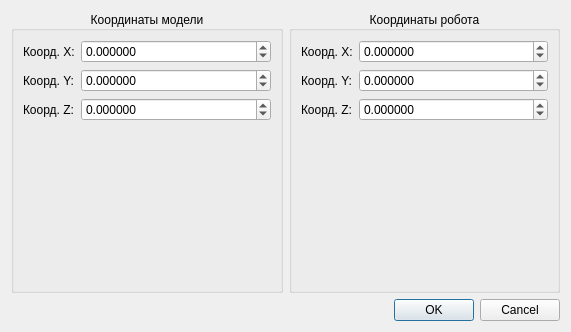
<?xml version="1.0" encoding="UTF-8"?>
<ui version="4.0">
 <class>CCalibrationVertexDialog</class>
 <widget class="QDialog" name="CCalibrationVertexDialog">
  <property name="geometry">
   <rect>
    <x>0</x>
    <y>0</y>
    <width>571</width>
    <height>332</height>
   </rect>
  </property>
  <property name="windowTitle">
   <string>Добавление реперной вершины V%1</string>
  </property>
  <layout class="QVBoxLayout" name="verticalLayout">
   <item>
    <layout class="QHBoxLayout" name="horizontalLayout">
     <item>
      <widget class="QGroupBox" name="gbModel">
       <property name="title">
        <string>Координаты модели</string>
       </property>
       <property name="alignment">
        <set>Qt::AlignCenter</set>
       </property>
       <layout class="QGridLayout" name="gridLayout">
        <item row="0" column="0">
         <widget class="QLabel" name="lbMdlX">
          <property name="sizePolicy">
           <sizepolicy hsizetype="Maximum" vsizetype="Preferred">
            <horstretch>0</horstretch>
            <verstretch>0</verstretch>
           </sizepolicy>
          </property>
          <property name="text">
           <string>Коорд. X:</string>
          </property>
         </widget>
        </item>
        <item row="1" column="0">
         <widget class="QLabel" name="lbMdlY">
          <property name="sizePolicy">
           <sizepolicy hsizetype="Maximum" vsizetype="Preferred">
            <horstretch>0</horstretch>
            <verstretch>0</verstretch>
           </sizepolicy>
          </property>
          <property name="text">
           <string>Коорд. Y:</string>
          </property>
         </widget>
        </item>
        <item row="2" column="1">
         <widget class="QDoubleSpinBox" name="dsbMdlZ">
          <property name="decimals">
           <number>6</number>
          </property>
          <property name="minimum">
           <double>-1000.000000000000000</double>
          </property>
          <property name="maximum">
           <double>1000.000000000000000</double>
          </property>
          <property name="singleStep">
           <double>0.010000000000000</double>
          </property>
         </widget>
        </item>
        <item row="2" column="0">
         <widget class="QLabel" name="lbMdlZ">
          <property name="sizePolicy">
           <sizepolicy hsizetype="Maximum" vsizetype="Preferred">
            <horstretch>0</horstretch>
            <verstretch>0</verstretch>
           </sizepolicy>
          </property>
          <property name="text">
           <string>Коорд. Z:</string>
          </property>
         </widget>
        </item>
        <item row="0" column="1">
         <widget class="QDoubleSpinBox" name="dsbMdlX">
          <property name="decimals">
           <number>6</number>
          </property>
          <property name="minimum">
           <double>-1000.000000000000000</double>
          </property>
          <property name="maximum">
           <double>1000.000000000000000</double>
          </property>
          <property name="singleStep">
           <double>0.010000000000000</double>
          </property>
         </widget>
        </item>
        <item row="1" column="1">
         <widget class="QDoubleSpinBox" name="dsbMdlY">
          <property name="decimals">
           <number>6</number>
          </property>
          <property name="minimum">
           <double>-1000.000000000000000</double>
          </property>
          <property name="maximum">
           <double>1000.000000000000000</double>
          </property>
          <property name="singleStep">
           <double>0.010000000000000</double>
          </property>
         </widget>
        </item>
        <item row="3" column="0">
         <spacer name="spacerMdl">
          <property name="orientation">
           <enum>Qt::Vertical</enum>
          </property>
          <property name="sizeHint" stdset="0">
           <size>
            <width>20</width>
            <height>40</height>
           </size>
          </property>
         </spacer>
        </item>
       </layout>
      </widget>
     </item>
     <item>
      <widget class="QGroupBox" name="gbBot">
       <property name="title">
        <string>Координаты робота</string>
       </property>
       <property name="alignment">
        <set>Qt::AlignCenter</set>
       </property>
       <layout class="QGridLayout" name="gridLayout_2">
        <item row="0" column="0">
         <widget class="QLabel" name="lbBotX">
          <property name="sizePolicy">
           <sizepolicy hsizetype="Maximum" vsizetype="Preferred">
            <horstretch>0</horstretch>
            <verstretch>0</verstretch>
           </sizepolicy>
          </property>
          <property name="text">
           <string>Коорд. X:</string>
          </property>
         </widget>
        </item>
        <item row="1" column="0">
         <widget class="QLabel" name="lbBotY">
          <property name="sizePolicy">
           <sizepolicy hsizetype="Maximum" vsizetype="Preferred">
            <horstretch>0</horstretch>
            <verstretch>0</verstretch>
           </sizepolicy>
          </property>
          <property name="text">
           <string>Коорд. Y:</string>
          </property>
         </widget>
        </item>
        <item row="2" column="1">
         <widget class="QDoubleSpinBox" name="dsbBotZ">
          <property name="decimals">
           <number>6</number>
          </property>
          <property name="minimum">
           <double>-1000.000000000000000</double>
          </property>
          <property name="maximum">
           <double>1000.000000000000000</double>
          </property>
          <property name="singleStep">
           <double>0.010000000000000</double>
          </property>
         </widget>
        </item>
        <item row="2" column="0">
         <widget class="QLabel" name="lbBotZ">
          <property name="sizePolicy">
           <sizepolicy hsizetype="Maximum" vsizetype="Preferred">
            <horstretch>0</horstretch>
            <verstretch>0</verstretch>
           </sizepolicy>
          </property>
          <property name="text">
           <string>Коорд. Z:</string>
          </property>
         </widget>
        </item>
        <item row="0" column="1">
         <widget class="QDoubleSpinBox" name="dsbBotX">
          <property name="decimals">
           <number>6</number>
          </property>
          <property name="minimum">
           <double>-1000.000000000000000</double>
          </property>
          <property name="maximum">
           <double>1000.000000000000000</double>
          </property>
          <property name="singleStep">
           <double>0.010000000000000</double>
          </property>
         </widget>
        </item>
        <item row="1" column="1">
         <widget class="QDoubleSpinBox" name="dsbBotY">
          <property name="decimals">
           <number>6</number>
          </property>
          <property name="minimum">
           <double>-1000.000000000000000</double>
          </property>
          <property name="maximum">
           <double>1000.000000000000000</double>
          </property>
          <property name="singleStep">
           <double>0.010000000000000</double>
          </property>
         </widget>
        </item>
        <item row="3" column="0">
         <spacer name="spacerBot">
          <property name="orientation">
           <enum>Qt::Vertical</enum>
          </property>
          <property name="sizeHint" stdset="0">
           <size>
            <width>20</width>
            <height>40</height>
           </size>
          </property>
         </spacer>
        </item>
       </layout>
      </widget>
     </item>
    </layout>
   </item>
   <item>
    <widget class="QDialogButtonBox" name="buttonBox">
     <property name="orientation">
      <enum>Qt::Horizontal</enum>
     </property>
     <property name="standardButtons">
      <set>QDialogButtonBox::Cancel|QDialogButtonBox::Ok</set>
     </property>
     <property name="centerButtons">
      <bool>false</bool>
     </property>
    </widget>
   </item>
  </layout>
 </widget>
 <resources/>
 <connections>
  <connection>
   <sender>buttonBox</sender>
   <signal>accepted()</signal>
   <receiver>CCalibrationVertexDialog</receiver>
   <slot>accept()</slot>
   <hints>
    <hint type="sourcelabel">
     <x>248</x>
     <y>254</y>
    </hint>
    <hint type="destinationlabel">
     <x>157</x>
     <y>274</y>
    </hint>
   </hints>
  </connection>
  <connection>
   <sender>buttonBox</sender>
   <signal>rejected()</signal>
   <receiver>CCalibrationVertexDialog</receiver>
   <slot>reject()</slot>
   <hints>
    <hint type="sourcelabel">
     <x>316</x>
     <y>260</y>
    </hint>
    <hint type="destinationlabel">
     <x>286</x>
     <y>274</y>
    </hint>
   </hints>
  </connection>
 </connections>
</ui>
